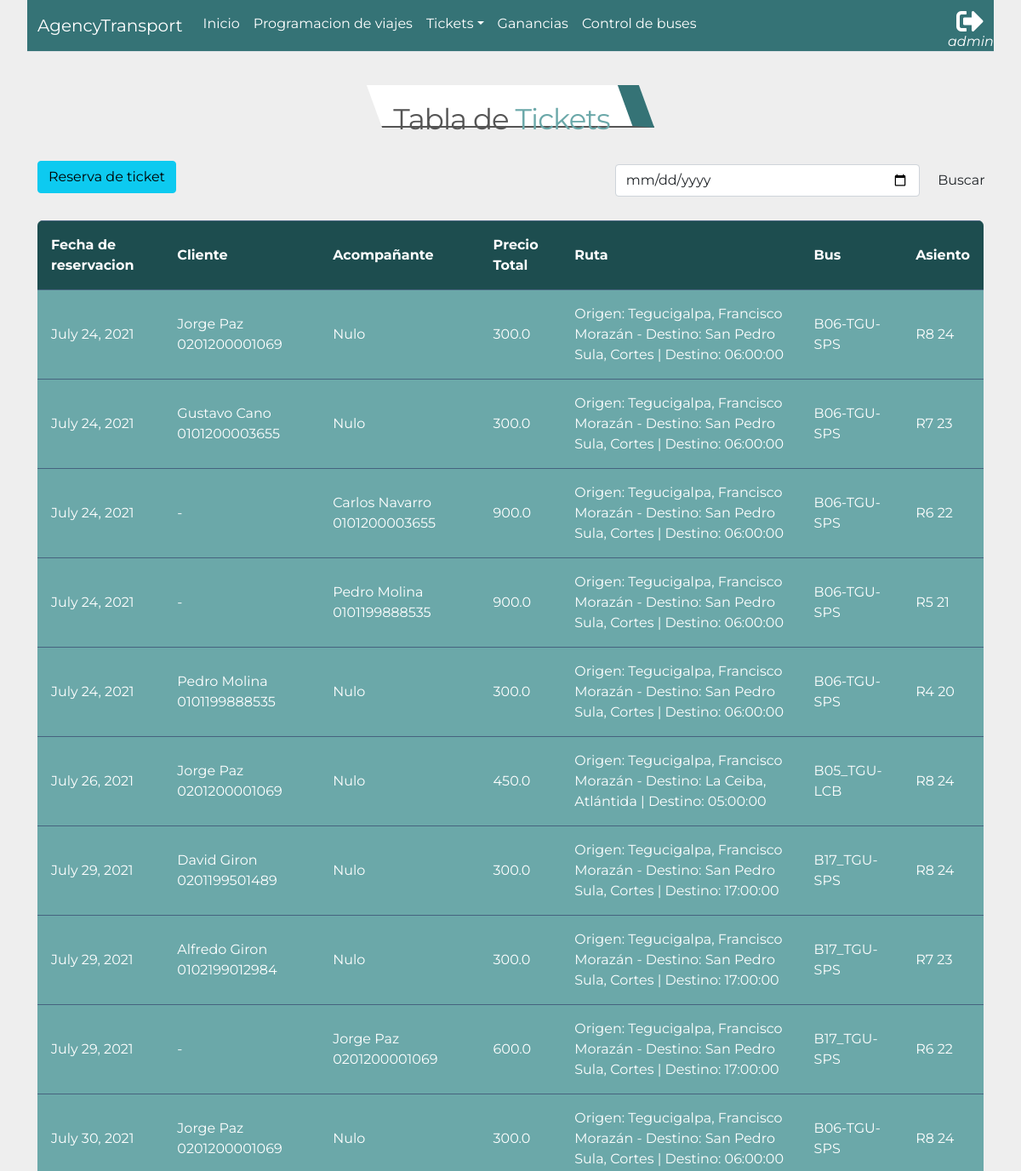
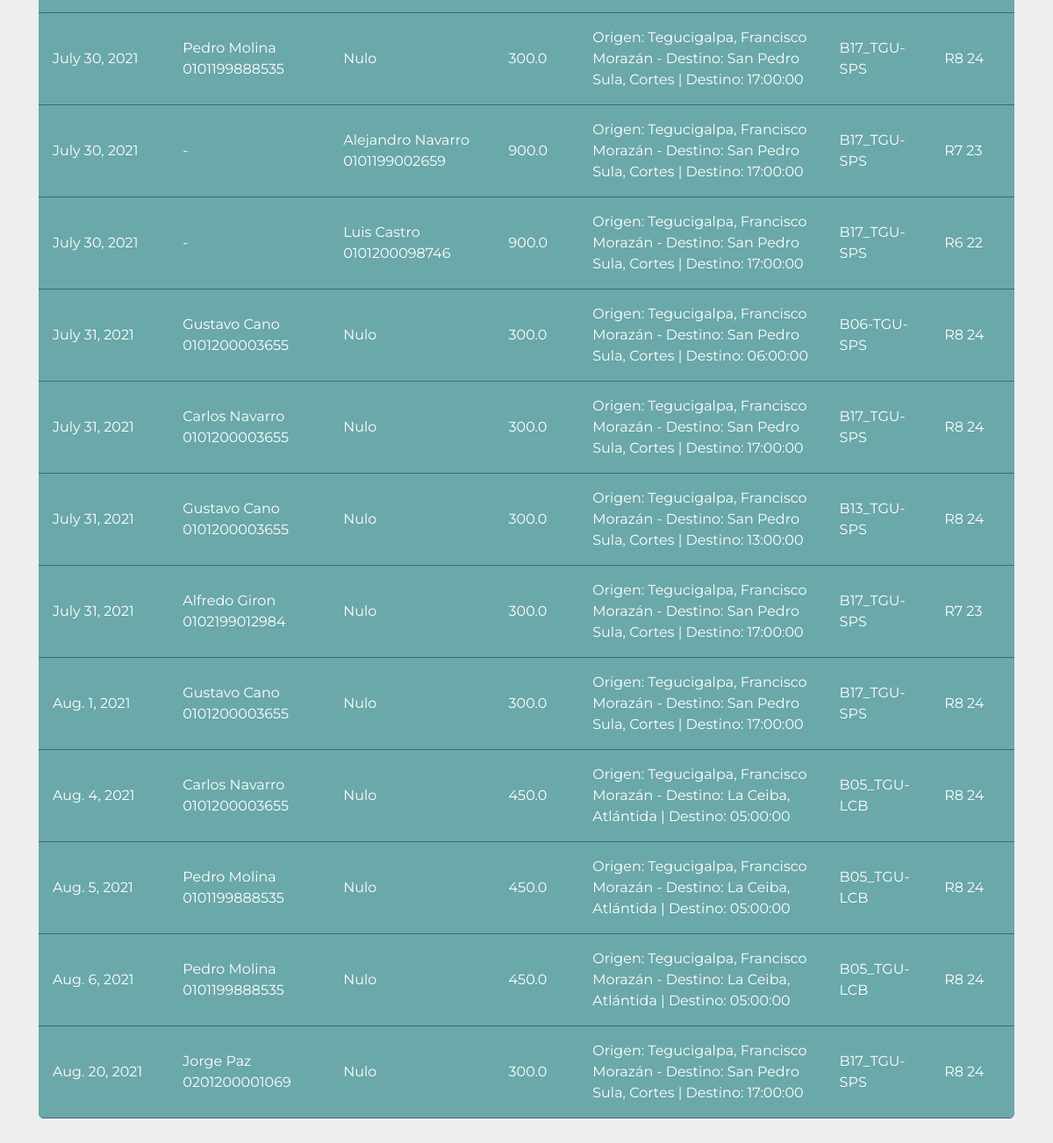
Page /transportAgency/details/ (signed in) on the earlier database version (2 pictures, top to bottom).
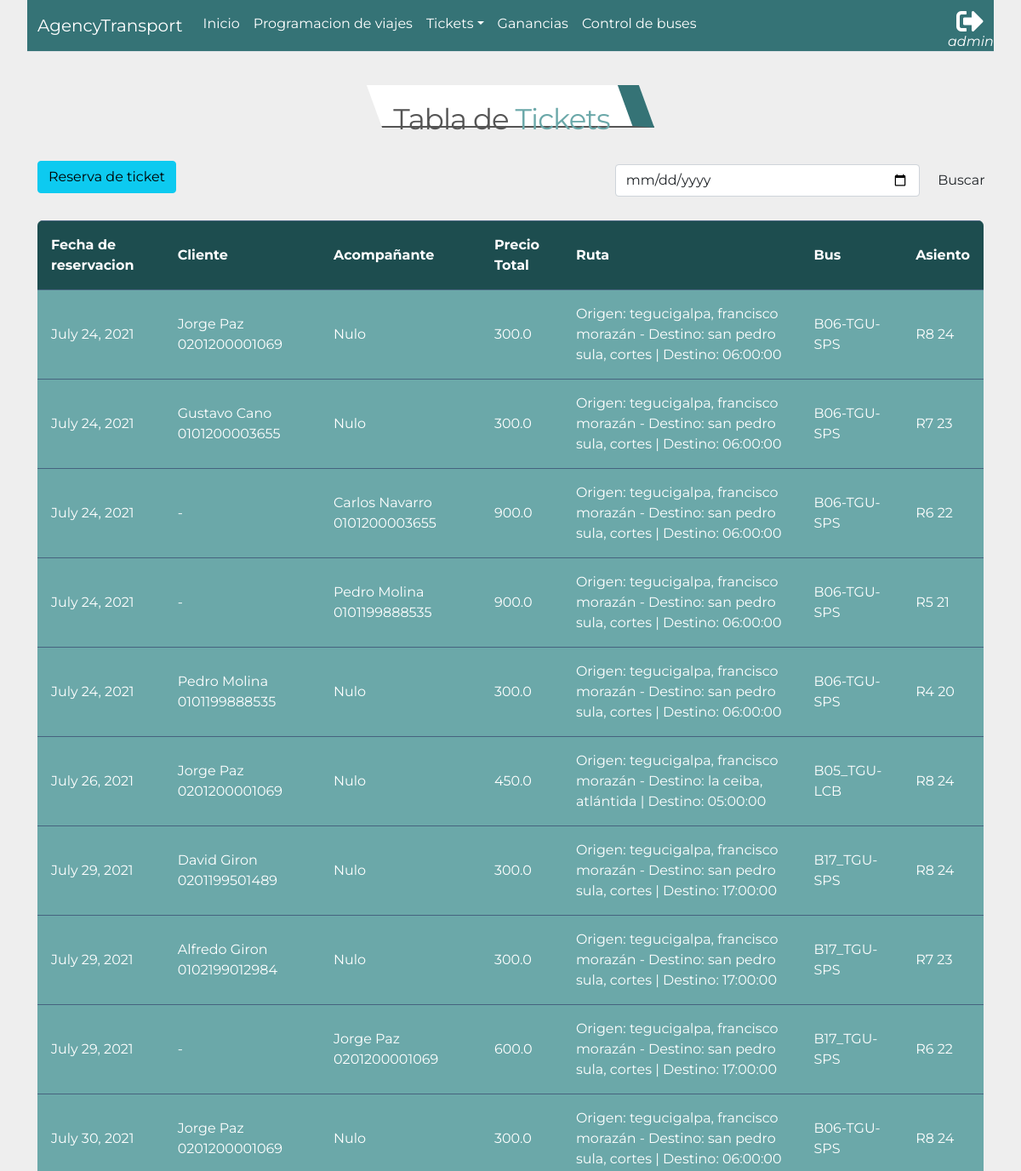
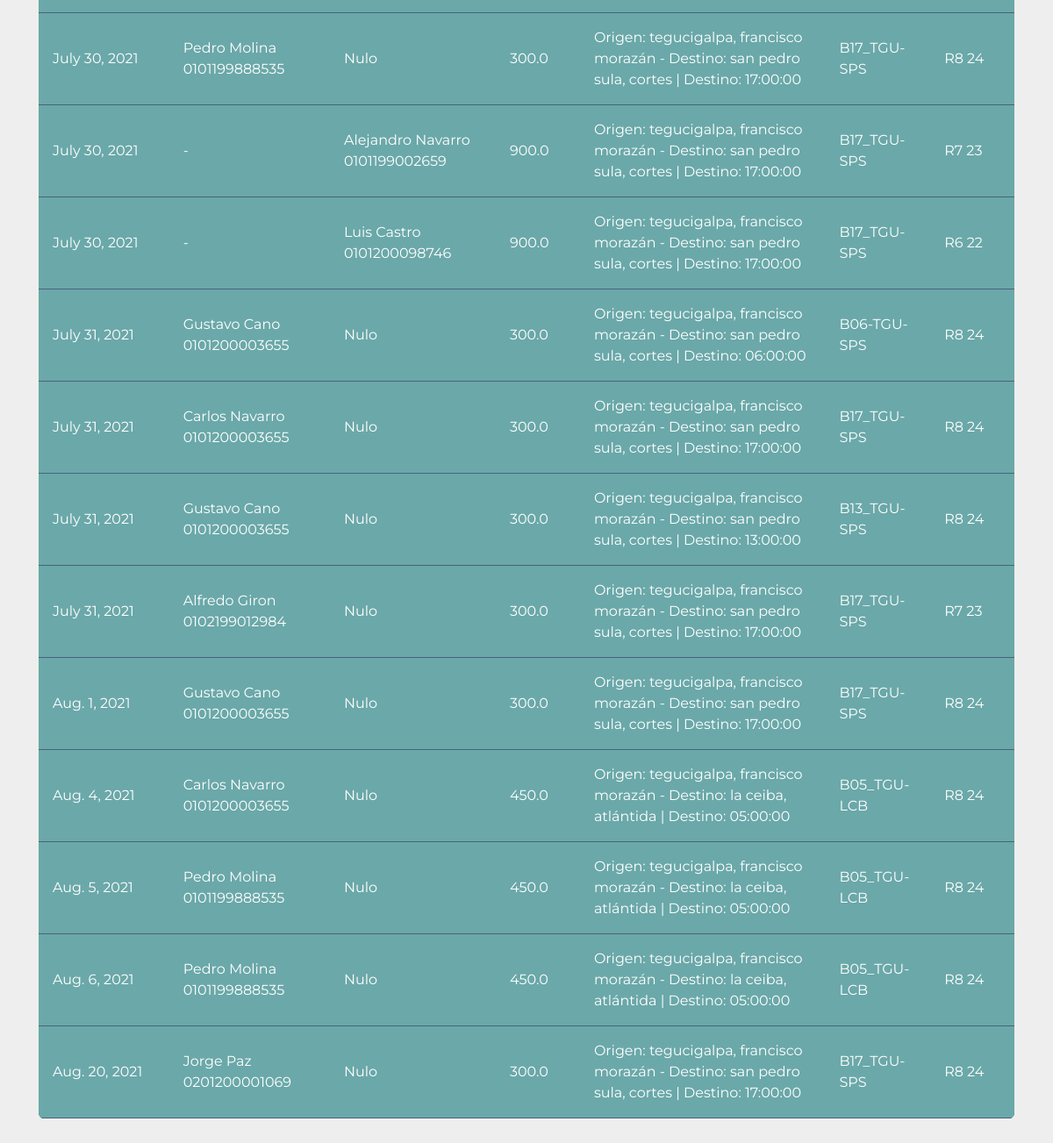
Same page on the later database version (2 pictures, top to bottom).
### app_transportAgency/models.py (models this page shows, shortened)
class Ticket(models.Model):
    creation_date      = models.DateTimeField(auto_now_add=True,blank=True, null=True )
    client             = models.ForeignKey(Client,related_name="cliente_ticket", on_delete=models.CASCADE, blank=True, null=True)
    companion          = models.ForeignKey(Client,related_name="companion_tciket", on_delete=models.CASCADE, blank=True, null=True)
    ticket_reservation = models.DateField(blank=True, null=True)
    ticket_available   = models.IntegerField(default=16, blank=True, null=True)
    ticket_quantity    = models.IntegerField(blank=True, null=True) # 3
    total_price        = models.FloatField()
    routes             = models.ForeignKey(Route,on_delete=models.CASCADE, null=True, blank=True)
    trips              = models.ForeignKey(TripScheduling, on_delete=models.CASCADE, null=True, blank=True) #27 ==>
    bus                = models.ForeignKey(Bus, on_delete=models.CASCADE, null=True, blank=True)
    seating            = models.ForeignKey(Seating,on_delete=models.CASCADE, blank=True, null=True)

class Route(models.Model):
    origin     = models.ForeignKey(City, related_name="origin_city", on_delete=models.CASCADE)
    destiny    = models.ForeignKey(City, related_name="destiny_city", on_delete=models.CASCADE)
    route_time = models.IntegerField()
    precio     = models.FloatField()
    schedule   = models.ForeignKey(Schedule, on_delete=models.CASCADE, blank=True, null=True)
    bus        = models.ForeignKey(Bus, on_delete=models.PROTECT, blank=True, null=True)
    def __str__(self):
        return f'Origen: {self.origin} - Destino: {self.destiny} | Destino: {self.schedule}'

class City(models.Model):
    name_city = models.CharField(max_length=70)
    def __str__(self):
        return self.name_city
    class Meta:
        verbose_name_plural = 'Cities'

class Schedule(models.Model):
    route_schedule = models.TimeField()
    def __str__(self):
        return f'{self.route_schedule}'

class Client(models.Model):
    dni        = models.CharField(max_length=13,null=True, blank=True)
    first_name = models.CharField(max_length=50)
    last_name  = models.CharField(max_length=50)
    phone      = models.CharField(max_length=50)
    email      = models.CharField(max_length=50)
    user       = models.OneToOneField(User, on_delete=models.CASCADE, null=True, blank=True)
    def __str__(self):
        return f'{self.first_name} {self.last_name} {self.dni}'

class Bus(models.Model):
    name_bus = models.CharField(max_length=50)
    seating  = models.ManyToManyField(Seating)
    def __str__(self):
        return f'{self.name_bus}'
    class Meta:
        verbose_name_plural = 'Buses'

class Seating(models.Model):
    name_seating = models.CharField(max_length=3)
    def __str__(self):
        return f'{self.name_seating} {self.pk}'

### app_transportAgency/views.py (the view)
# urls.py: path('details/', views.details_ticket, name="details_ticket"),
@login_required()
def details_ticket(request):
    q = request.GET.get('q')
    if q:
        tickets = Ticket.objects.filter(ticket_reservation=q)
    else:
        tickets =  Ticket.objects.all().order_by('ticket_reservation')
    return render(request, 'transportAgency/detailsTicket.html', {
        'tickets' : tickets,
    })

### app_transportAgency/templates/transportAgency/detailsTicket.html (shortened to what this page needs)
{% extends "base.html" %}
{% load static %}
{% block css %}
<link rel="stylesheet" href="{% static 'transportAgency/css/table.css' %}">
<link rel="stylesheet" href="{% static 'transportAgency/css/tittle.css' %}">
{% endblock %}
{% block container %}
<div class="container">
    <div class="row justify-content-center m-4">
        <div class="title">
            <h1>Tabla de <span style="color: #6BA8A9;">Tickets</span></h1>
        </div>
    </div>
    <div>
        <form action="">
            <div class="row justify-content-end">
                <div class="col justify-content-start">
                    <a href="{% url 'transportAgency:ticket_view' %}" class="btn btn-info">Reserva de ticket</a>
                </div>
                <div class="row col-5 mb-4">
                    <input type="date" class="form-control col m-1" name="q" placeholder='fecha'>
                    <button class="btn col-2 m-1">Buscar</button>
                </div>
            </div>
        </form>
    </div>
    <table class="rwd-table ">
        <thead>
            <tr>
                <th>Fecha de reservacion</th>
                <th>Cliente</th>
                <th>Acompañante</th>
                <th>Precio Total</th>
                <th>Ruta</th>
                <th>Bus</th>
                <th>Asiento</th>
            </tr>
        </thead>
        <tbody>
            {% for t in tickets %}
            {% if t.bus %}
            {% if t.client and t.companion %}
            <tr>
                <td data-th="reservacion">{{t.ticket_reservation}}</td>
                <td>-</td>
                {% if t.companion %}
                <td data-th="acompañante">{{t.companion}}</td>
                {% else %}
                <td>-</td>
                {% endif %}
                <td data-th="preciot">{{t.total_price}}</td>
                <td data-th="ruta">{{t.routes}}</td>
                <td data-th="bus">{{t.bus}}</td>
                <td data-th="asiento">{{t.seating}}</td>
            </tr>
            {% else %}
            <tr>
                <td data-th="reservacion">{{t.ticket_reservation}}</td>
                <td data-th="cliente">{{t.client}}</td>
                {% if t.companion %}
                <td data-th="acompañante">{{t.companion}}</td>
                {% else %}
                <td>Nulo</td>
                {% endif %}
                <td data-th="preciot">{{t.total_price}}</td>
                <td data-th="ruta">{{t.routes}}</td>
                <td data-th="bus">{{t.bus}}</td>
                <td data-th="asiento">{{t.seating}}</td>
            </tr>
            {% endif %}
            {% endif %}
            {% empty %}
            <tr>
                <td colspan=7>No hay</td>
            </tr>
            {% endfor %}
        </tbody>
    </table>
    <br>
    <br>
</div>
{% endblock container %}

Differences in the rows shown:
changed through a linked row, Ticket (number 1 of 22 on the later page): routes "Origen: Tegucigalpa, Francisco Morazán - Destino: San Pedro Sula, Cortes | Destino: 06:00:00" → "Origen: tegucigalpa, francisco morazán - Destino: san pedro sula, cortes | Destino: 06:00:00"
changed through a linked row, Ticket (number 2 of 22 on the later page): routes "Origen: Tegucigalpa, Francisco Morazán - Destino: San Pedro Sula, Cortes | Destino: 06:00:00" → "Origen: tegucigalpa, francisco morazán - Destino: san pedro sula, cortes | Destino: 06:00:00"
changed through a linked row, Ticket (number 3 of 22 on the later page): routes "Origen: Tegucigalpa, Francisco Morazán - Destino: San Pedro Sula, Cortes | Destino: 06:00:00" → "Origen: tegucigalpa, francisco morazán - Destino: san pedro sula, cortes | Destino: 06:00:00"
changed through a linked row, Ticket (number 4 of 22 on the later page): routes "Origen: Tegucigalpa, Francisco Morazán - Destino: San Pedro Sula, Cortes | Destino: 06:00:00" → "Origen: tegucigalpa, francisco morazán - Destino: san pedro sula, cortes | Destino: 06:00:00"
changed through a linked row, Ticket (number 5 of 22 on the later page): routes "Origen: Tegucigalpa, Francisco Morazán - Destino: San Pedro Sula, Cortes | Destino: 06:00:00" → "Origen: tegucigalpa, francisco morazán - Destino: san pedro sula, cortes | Destino: 06:00:00"
changed through a linked row, Ticket "July 26, 2021": routes "Origen: Tegucigalpa, Francisco Morazán - Destino: La Ceiba, Atlántida | Destino: 05:00:00" → "Origen: tegucigalpa, francisco morazán - Destino: la ceiba, atlántida | Destino: 05:00:00"
changed through a linked row, Ticket "David Giron 0201199501489": routes "Origen: Tegucigalpa, Francisco Morazán - Destino: San Pedro Sula, Cortes | Destino: 17:00:00" → "Origen: tegucigalpa, francisco morazán - Destino: san pedro sula, cortes | Destino: 17:00:00"
changed through a linked row, Ticket (number 8 of 22 on the later page): routes "Origen: Tegucigalpa, Francisco Morazán - Destino: San Pedro Sula, Cortes | Destino: 17:00:00" → "Origen: tegucigalpa, francisco morazán - Destino: san pedro sula, cortes | Destino: 17:00:00"
changed through a linked row, Ticket (number 9 of 22 on the later page): routes "Origen: Tegucigalpa, Francisco Morazán - Destino: San Pedro Sula, Cortes | Destino: 17:00:00" → "Origen: tegucigalpa, francisco morazán - Destino: san pedro sula, cortes | Destino: 17:00:00"
changed through a linked row, Ticket (number 10 of 22 on the later page): routes "Origen: Tegucigalpa, Francisco Morazán - Destino: San Pedro Sula, Cortes | Destino: 06:00:00" → "Origen: tegucigalpa, francisco morazán - Destino: san pedro sula, cortes | Destino: 06:00:00"
changed through a linked row, Ticket (number 11 of 22 on the later page): routes "Origen: Tegucigalpa, Francisco Morazán - Destino: San Pedro Sula, Cortes | Destino: 17:00:00" → "Origen: tegucigalpa, francisco morazán - Destino: san pedro sula, cortes | Destino: 17:00:00"
changed through a linked row, Ticket "Alejandro Navarro 0101199002659": routes "Origen: Tegucigalpa, Francisco Morazán - Destino: San Pedro Sula, Cortes | Destino: 17:00:00" → "Origen: tegucigalpa, francisco morazán - Destino: san pedro sula, cortes | Destino: 17:00:00"
changed through a linked row, Ticket "Luis Castro 0101200098746": routes "Origen: Tegucigalpa, Francisco Morazán - Destino: San Pedro Sula, Cortes | Destino: 17:00:00" → "Origen: tegucigalpa, francisco morazán - Destino: san pedro sula, cortes | Destino: 17:00:00"
changed through a linked row, Ticket (number 14 of 22 on the later page): routes "Origen: Tegucigalpa, Francisco Morazán - Destino: San Pedro Sula, Cortes | Destino: 06:00:00" → "Origen: tegucigalpa, francisco morazán - Destino: san pedro sula, cortes | Destino: 06:00:00"
changed through a linked row, Ticket (number 15 of 22 on the later page): routes "Origen: Tegucigalpa, Francisco Morazán - Destino: San Pedro Sula, Cortes | Destino: 17:00:00" → "Origen: tegucigalpa, francisco morazán - Destino: san pedro sula, cortes | Destino: 17:00:00"
changed through a linked row, Ticket "B13_TGU-SPS": routes "Origen: Tegucigalpa, Francisco Morazán - Destino: San Pedro Sula, Cortes | Destino: 13:00:00" → "Origen: tegucigalpa, francisco morazán - Destino: san pedro sula, cortes | Destino: 13:00:00"
changed through a linked row, Ticket (number 17 of 22 on the later page): routes "Origen: Tegucigalpa, Francisco Morazán - Destino: San Pedro Sula, Cortes | Destino: 17:00:00" → "Origen: tegucigalpa, francisco morazán - Destino: san pedro sula, cortes | Destino: 17:00:00"
changed through a linked row, Ticket "Aug. 1, 2021": routes "Origen: Tegucigalpa, Francisco Morazán - Destino: San Pedro Sula, Cortes | Destino: 17:00:00" → "Origen: tegucigalpa, francisco morazán - Destino: san pedro sula, cortes | Destino: 17:00:00"
changed through a linked row, Ticket "Aug. 4, 2021": routes "Origen: Tegucigalpa, Francisco Morazán - Destino: La Ceiba, Atlántida | Destino: 05:00:00" → "Origen: tegucigalpa, francisco morazán - Destino: la ceiba, atlántida | Destino: 05:00:00"
changed through a linked row, Ticket "Aug. 5, 2021": routes "Origen: Tegucigalpa, Francisco Morazán - Destino: La Ceiba, Atlántida | Destino: 05:00:00" → "Origen: tegucigalpa, francisco morazán - Destino: la ceiba, atlántida | Destino: 05:00:00"
changed through a linked row, Ticket "Aug. 6, 2021": routes "Origen: Tegucigalpa, Francisco Morazán - Destino: La Ceiba, Atlántida | Destino: 05:00:00" → "Origen: tegucigalpa, francisco morazán - Destino: la ceiba, atlántida | Destino: 05:00:00"
changed through a linked row, Ticket "Aug. 20, 2021": routes "Origen: Tegucigalpa, Francisco Morazán - Destino: San Pedro Sula, Cortes | Destino: 17:00:00" → "Origen: tegucigalpa, francisco morazán - Destino: san pedro sula, cortes | Destino: 17:00:00"
